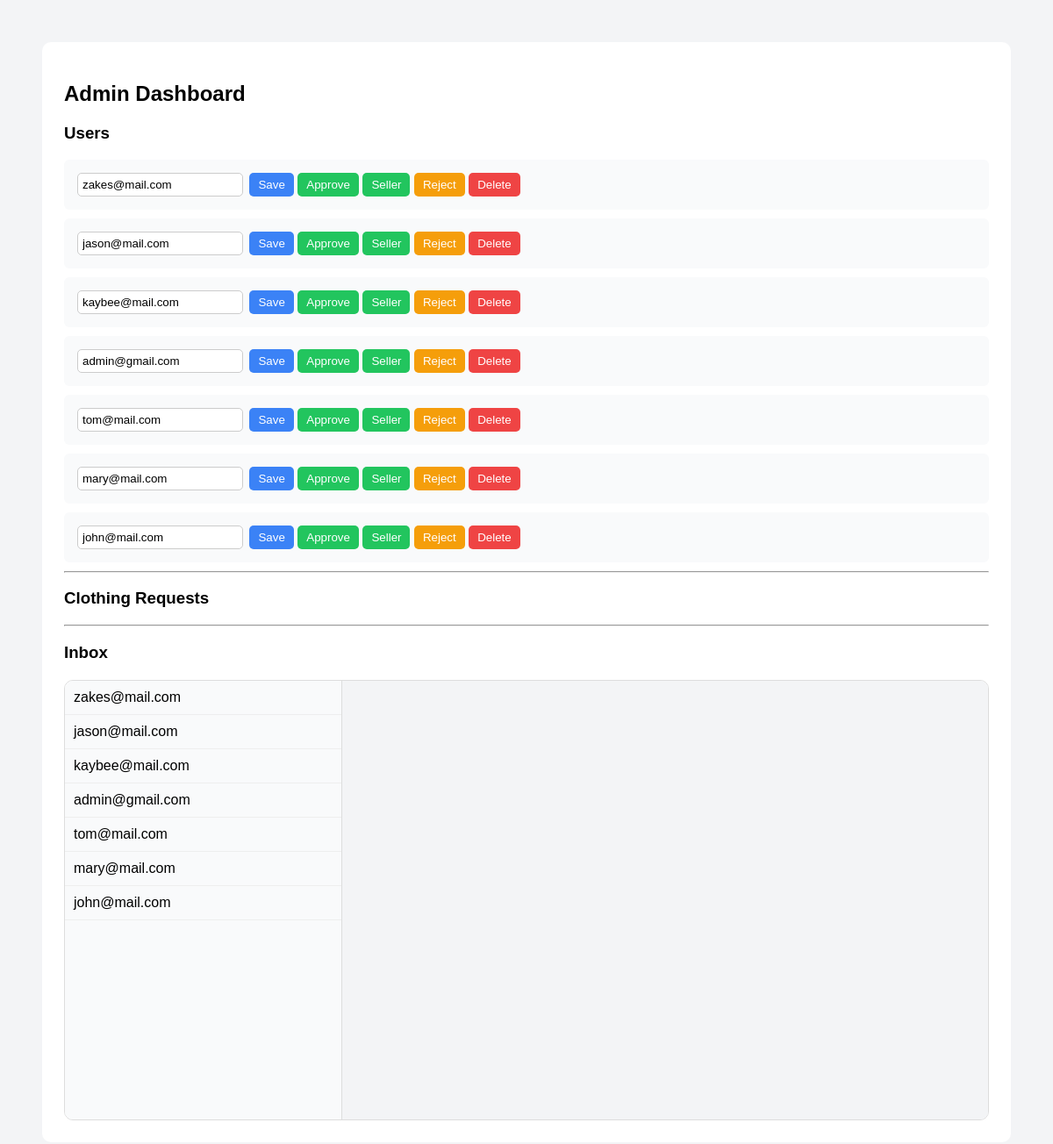
/admin.php (signed in), run on the app's committed database.
### tables this page shows
CREATE TABLE `users` (
  `id` int(11) NOT NULL,
  `name` varchar(100) NOT NULL,
  `email` varchar(100) NOT NULL,
  `password` varchar(255) NOT NULL,
  `role` varchar(20) NOT NULL DEFAULT 'user',
  `is_approved` int(11) NOT NULL DEFAULT 0
);

### admin.php (the view, shortened to what this page needs)
<?php
include 'connect.php';
?>
<!DOCTYPE html>
<html>
<head>
</head>
<body>
<div class="container">
<h2>Admin Dashboard</h2>
<h3>Users</h3>
<?php
$users = $conn->query("SELECT * FROM users ORDER BY id DESC");
while($u = $users->fetch_assoc()):
?>
<div class="user-row">
<form method="POST">
<input type="email" name="email" value="<?php echo $u['email']; ?>">
<button name="update" class="update">Save</button>
<button name="approve" class="approve">Approve</button>
<button name="approve_seller" class="approve">Seller</button>
<button name="reject" class="reject">Reject</button>
<button name="delete" class="delete">Delete</button>
</form>
</div>
<?php endwhile; ?>
<hr>
<h3>Clothing Requests</h3>
<hr>
<h3>Inbox</h3>
<div class="chat-wrapper">
<div class="user-list">
<?php
$allUsers = $conn->query("SELECT * FROM users ORDER BY id DESC");
while($u = $allUsers->fetch_assoc()):
?>
<a href="admin.php?chat=<?php echo $u['id']; ?>">
<?php echo $u['email']; ?>
</a>
<?php endwhile; ?>
</div>
<div class="chat-box">
<div class="messages">
</div>
</div>
</div>
</div>
</body>
</html>

### admin.php (style rules this page uses)
body { font-family: Arial; background: #f3f4f6; padding: 40px; }
.container { max-width: 1100px; margin: auto; background: white; padding: 25px; border-radius: 10px; }
.user-row { background: #f9fafb; padding: 12px; margin-bottom: 10px; border-radius: 6px; }
input, textarea { padding: 5px; border: 1px solid #ccc; border-radius: 5px; margin: 3px; }
button { padding: 6px 10px; border: none; border-radius: 5px; cursor: pointer; }
.approve { background: #22c55e; color: white; }
.reject { background: #f59e0b; color: white; }
.delete { background: #ef4444; color: white; }
.update { background: #3b82f6; color: white; }
.chat-wrapper { display: flex; height: 500px; border: 1px solid #ddd; margin-top: 20px; border-radius: 10px; overflow: hidden; }
.user-list { width: 30%; border-right: 1px solid #ddd; overflow-y: auto; background: #f9fafb; }
.user-list a { display: block; padding: 10px; text-decoration: none; color: black; border-bottom: 1px solid #eee; }
.chat-box { width: 70%; display: flex; flex-direction: column; }
.messages { flex: 1; padding: 10px; overflow-y: auto; background: #f3f4f6; }

### data on the page
users: email "zakes@mail.com"
users: email "jason@mail.com"
users: email "kaybee@mail.com"
users: email "admin@gmail.com"
users: email "tom@mail.com"
users: email "mary@mail.com"
users: email "john@mail.com"
